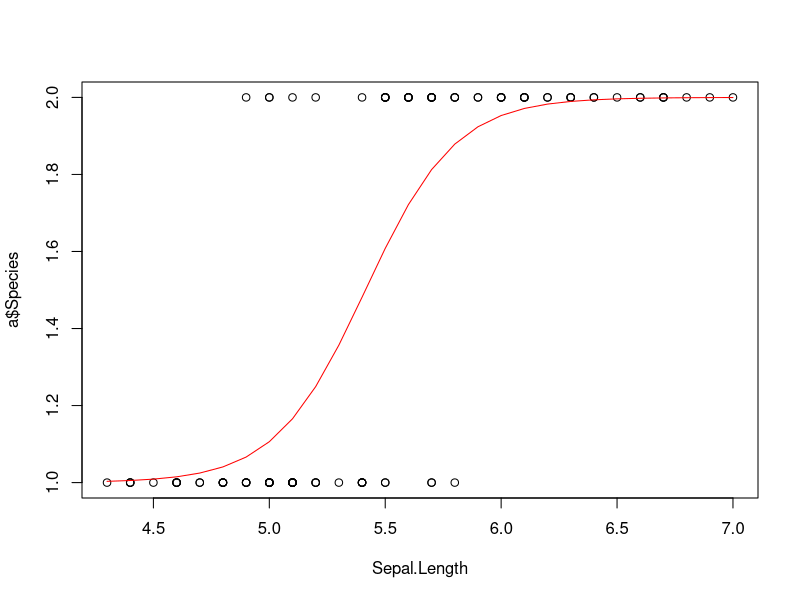

Write R code to recreate this figure.
## ---- chunk 1
knitr::opts_chunk$set(
	echo = TRUE,
	message = FALSE,
	warning = FALSE
)
## ---- chunk 2
library(tidyverse)
data(iris)

#setosa와 versicolor만 추출
a = subset(iris, Species == "setosa"|Species == "versicolor")
#Species의 범주화
a= a %>% 
  mutate(Species = as.factor(Species))

str(a)

#일반화 선형모델 중 이중 분류 모델 = logistic 
b = glm(Species~Sepal.Length, data = a, family=binomial)
summary(b)
## ---- chunk 3
coef(b)
exp(coef(b)["Sepal.Length"])

confint(b, parm = "Sepal.Length")
exp(confint(b,parm = "Sepal.Length"))
## ---- chunk 4
fitted(b)[c(1:5,96:100)]
## ---- chunk 5
predict(b,newdata=a[c(1,50,51,100),],type="response")
## ---- chunk 6
#cdplot(Species~Sepal.Length, data=a)
## ---- chunk 7
plot(a$Sepal.Length, a$Species, xlab="Sepal.Length")
x=seq(min(a$Sepal.Length), max(a$Sepal.Length), 0.1)
lines(x, 1+(1/(1+(1/exp(-27.831+5.140*x)))), type="l", col="red")
## ---- chunk 8
#no need $ when use attach
attach(mtcars)
str(mtcars)

glm.vs = glm(vs~mpg+am, data = mtcars, family = binomial)
summary(glm.vs)
## ---- chunk 9
coef(glm.vs)
exp(coef(b)[c("Sepal.Length","am")])

## ---- chunk 10
step.vs = step(glm.vs,direction="backward")
## ---- chunk 11
step.vs = step(glm.vs,direction="forward")
## ---- chunk 12
step.vs = step(glm.vs,direction="both")
## ---- chunk 13
anova(glm.vs,test="Chisq")
## ---- chunk 14
glm.vs2 = glm(vs~am+mpg, data = mtcars, family = binomial)

anova(glm.vs2,test="Chisq")
